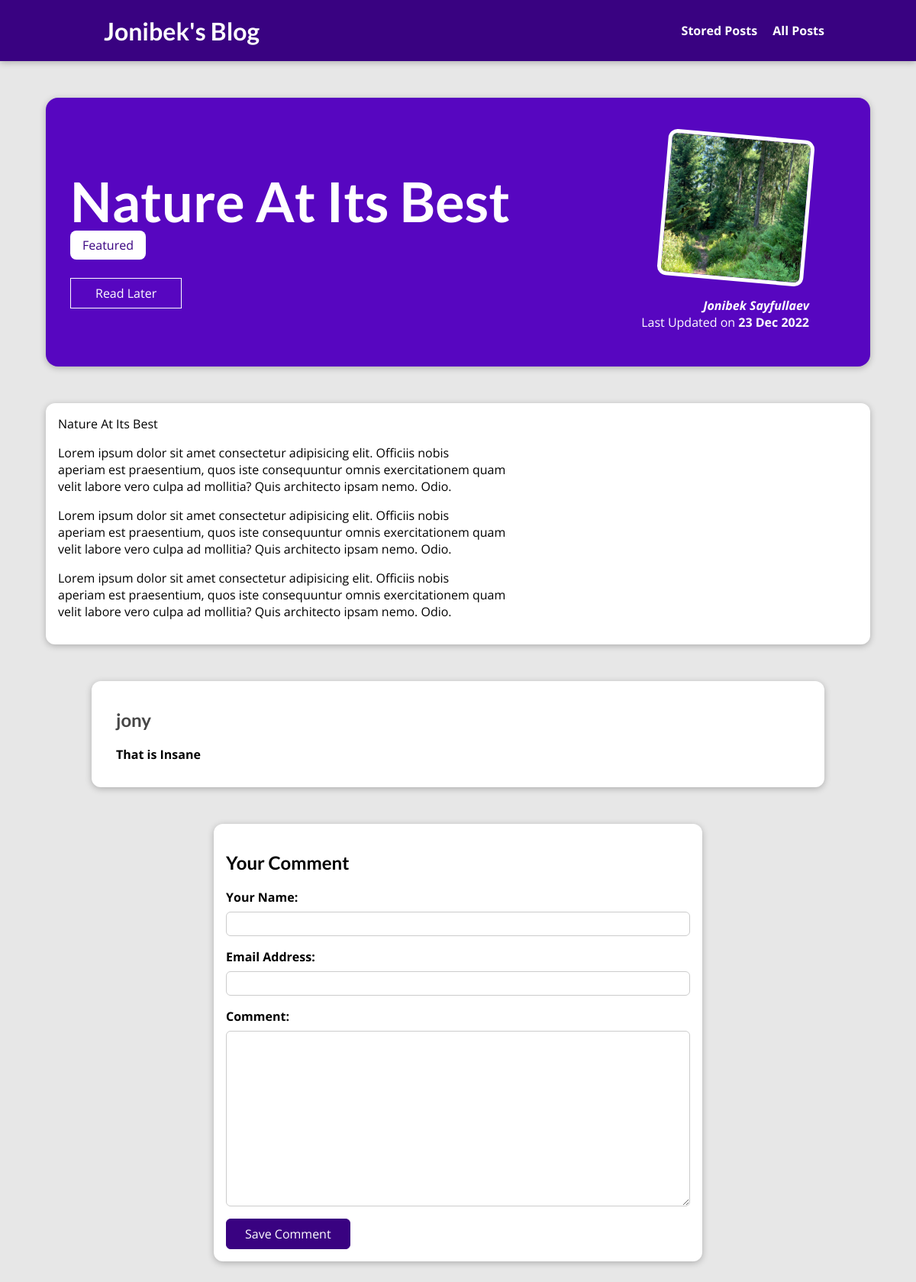
The page /posts/nature-at-its-best on the database its author committed.
### blog/models.py (models this page shows, shortened)
class Post(models.Model):
    title = models.CharField(max_length=150)
    excerpt = models.CharField(max_length=200)
    image = models.ImageField(upload_to="posts", null=True)
    date = models.DateField(auto_now=True)
    slug = models.SlugField(unique=True, db_index=True)
    content = models.TextField()
    author = models.ForeignKey(
        Author, on_delete=models.SET_NULL, null=True, related_name='posts')
    tags = models.ManyToManyField(Tag)

class Tag(models.Model):
    caption = models.CharField(max_length=20)

class Author(models.Model):
    first_name = models.CharField(max_length=100)
    last_name = models.CharField(max_length=100)
    email_address = models.EmailField(max_length=254)
    def full_name(self):
        return f"{self.first_name} {self.last_name}"
    def __str__(self):
        return self.full_name()

class Comment(models.Model):
    user_name = models.CharField(max_length=100)
    user_email = models.EmailField()
    text = models.TextField(max_length=400)
    post = models.ForeignKey(
        Post, on_delete=models.CASCADE, related_name="comments")

### blog/views.py (the view, shortened to what this page needs)
# urls.py: path("posts/<slug:slug>", views.PostDetailView.as_view(),
class PostDetailView(View):
    def get(self, request, slug):
        post = Post.objects.get(slug=slug)
        context = {
            "post": post,
            "post_tags": post.tags.all(),
            "comment_form": CommentForm(),
            "comments": post.comments.all().order_by('-id')
        }
        return render(request, 'blog/post-detail.html', context)

### blog/forms.py
class CommentForm(forms.ModelForm):
    class Meta:
        model = Comment
        exclude = ["post"]
        labels = {
            "user_name": "Your Name",
            "user_email": "Email Address",
            "text": "Comment"
        }

### blog/templates/blog/post-detail.html (shortened to what this page needs)
{% extends 'base.html' %}
{% load static %}
{% block css_files %}
    <link rel="stylesheet" href="{% static 'blog/post-detail.css' %}">
{% endblock css_files %}
{% block content %}
    <section id="summary">
        <h2>{{post.title}}</h2>
        <div class="span">
            {% for tag in post_tags %}
                <span class="tag">{{tag.caption}}</span>
            {% endfor %}
        </div>
        <div id="read-later">
            <form action="{% url 'read-later' %}" method="POST">
                <button>Read Later</button>
            </form>
        </div>
        <article>
            <img src="{{post.image.url}}" alt="Post Title">
            <address><a href="mailto:{{post.author.email_address}}">{{post.author}}</a></address>
            <div>
                Last Updated on <time>{{post.date|date:"d M Y"}}</time>
            </div>
        </article>
    </section>
    <main>
        {{post.title}}
        {{post.content|linebreaks}}
    </main>
    <section id="comments">
        <ul>
            {% for comment in comments %}
            <li>
                <h2>{{ comment.user_name }}</h2>
                <p>{{ comment.text|linebreaks }}</p>
            </li>
            {% endfor %}
        </ul>
    </section>
    <section id="comment-form">
        <h1>Your Comment</h1>
        <form action="{% url 'post_detail_page' post.slug %}" method="POST">
            {% for form_field in comment_form %}
            <div class="form-control {% if form_field.errors %}invalid{% endif %}">
                {{form_field.label_tag}}
                {{form_field}}
            </div>
            {% endfor %}
                <button>Save Comment</button>
        </form>
    </section>
{% endblock content %}

### static/app.css (style rules this page uses)
* { box-sizing: border-box; }
html { font-family: 'Open Sans', 'Lato', sans-serif; }
body { margin: 0; }
h1, h2, h3 { font-family: 'Lato', sans-serif; font-weight: bold; }

### blog/static/blog/post-detail.css (style rules this page uses)
body { background-color: #e7e7e7; }
#summary { margin: 8rem auto 3rem auto; padding: 2rem; width: 90%; max-width: 90rem; border-radius: 16px; background-color: #5706c0; position: relative; box-shadow: 0 2px 8px rgba(0, 0, 0, 0.25); height: 22rem; }
#summary h2 { color: white; font-size: 4.5rem; margin-bottom: 0.25rem; }
#summary article { position: absolute; top: 2rem; right: 3rem; padding: 1rem 2rem; border-radius: 12px; text-align: right; color: white; }
#summary article img { width: 12rem; height: 12rem; border-radius: 12px; transform: rotateZ(5deg); border: 5px solid white; margin-bottom: 1rem; }
#summary address { font-weight: bold; }
#summary a { color: white; text-decoration: none; }
#summary time { font-weight: bold; }
.tag { background-color: white; color: #390281; padding: 0.5rem 1rem; border-radius: 8px; }
#read-later { margin: 2rem 0; }
#read-later button { background-color: transparent; border: 1px solid white; padding: 0.5rem 2rem; font: inherit; color: white; cursor: pointer; }
main { width: 90%; max-width: 90rem; margin: 3rem auto; background-color: white; padding: 1rem; border-radius: 12px; box-shadow: 0 2px 8px rgba(0, 0, 0, 0.25); }
#comment-form { margin: 3rem auto; width: 90%; max-width: 40rem; border-radius: 12px; background-color: white; box-shadow: 0 2px 8px rgba(0, 0, 0, 0.25); padding: 1rem; }
#comment-form button { font: inherit; background-color: #390281; color: white; border: 1px solid #390281; padding: 0.5rem 1.5rem; border-radius: 6px; cursor: pointer; }
.form-control { margin-bottom: 1rem; }
.form-control label { font-weight: bold; margin-bottom: 0.5rem; display: block; }
.form-control input, .form-control textarea { display: block; width: 100%; font: inherit; padding: 0.25rem; border-radius: 6px; border: 1px solid #ccc; }
#comments { margin: 3rem auto; width: 90%; max-width: 60rem; border-radius: 12px; background-color: white; box-shadow: 0 2px 8px rgba(0, 0, 0, 0.25); padding: 1rem 2rem; font-weight: bold; }
#comments ul { list-style: none; margin: 0; padding: 0; }
#comments li { margin-bottom: 1rem; border-bottom: 2px solid #ccc; }
#comments li:last-of-type { border-bottom: none; }
#comments h2 { color: #464646; }

### rows shown on the page
Post: title "Nature At Its Best", image (picture), author "Jonibek Sayfullaev", date "23 Dec 2022", content "Lorem ipsum dolor sit amet consectetur adipisicing elit. Officiis nobis aperiam est praesentium, quos iste consequuntur omnis exercitationem quam velit labore vero culpa ad mollitia? Quis architecto ipsam nemo. Odio. Lorem ipsum dolor sit amet consectetur adipisicing elit. Officiis nobis aperiam est praesentium, quos iste consequuntur omnis exercitationem quam velit labore vero culpa ad mollitia? Quis architecto ipsam nemo. Odio. Lorem ipsum dolor sit amet consectetur adipisicing elit. Officiis nobis aperiam est praesentium, quos iste consequuntur omnis exercitationem quam velit labore vero culpa ad mollitia? Quis architecto ipsam nemo. Odio."
Tag: caption "Featured"
Comment: user_name "jony", text "That is Insane"
